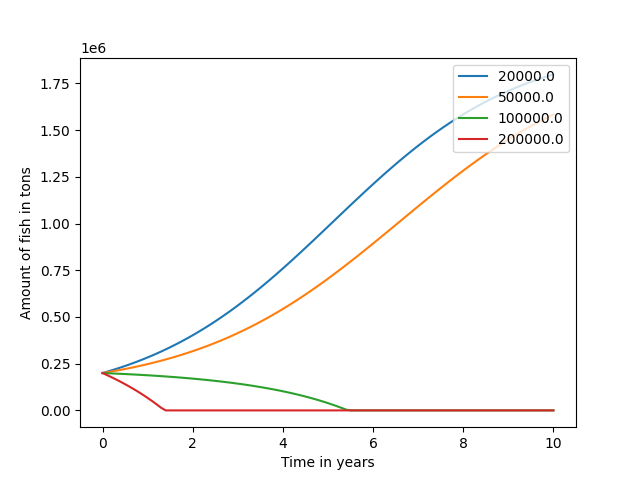

Reproduce this figure in Python.
# Logistic growth of a fish population given a constant harvesting rate. 
# Uses the Forward Euler Method


import matplotlib.pyplot as plt
import numpy
import math

harvest_rates = [2e4, 5e4, 1e5, 2e5] # tons / year

# This is used to keep track of the data that we want to plot.
data = []

def logistic_growth():
    maximum_growth_rate = 0.5 # 1 / year
    carrying_capacity = 2e6 # tons

    end_time = 10. # years
    h = 0.1 # years
    num_steps = int(end_time / h)
    times = h * numpy.array(range(num_steps + 1))

    fish = numpy.zeros(num_steps + 1) # tons
    fish[0] = 2e5

    for harvest_rate in harvest_rates:
        extinct=False
        for step in range(num_steps):
            if extinct:
                next_step=0
            else:
                next_step=fish[step]+h*(maximum_growth_rate*(1-fish[step]/carrying_capacity)*fish[step]-harvest_rate)
                if next_step<=0:
                    extinct=True
                    next_step=0
            fish[step+1]=next_step

        data.append(([time for time in times], [f for f in fish], 
            str(harvest_rate)))

    return fish

fish = logistic_growth()

def plot_me():
    fish_plots = []
    for (times, fish, rate_label) in data:
        fish_plots.append(plt.plot(times, fish, label=rate_label))    
    plt.legend([str(rate) for rate in harvest_rates], loc='upper right')
    axes = plt.gca()
    axes.set_xlabel('Time in years')
    axes.set_ylabel('Amount of fish in tons')
    plt.show()

plot_me()
